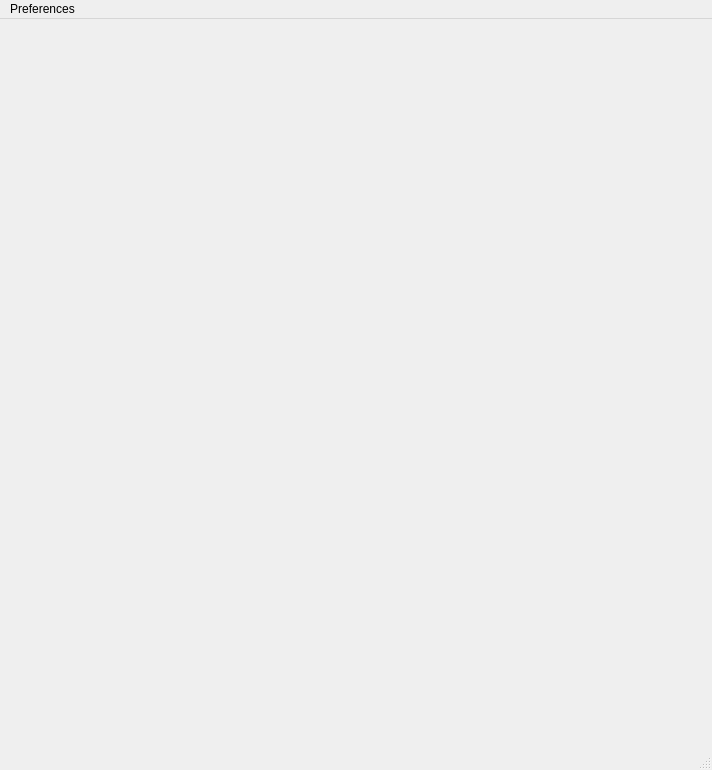
<?xml version="1.0" encoding="UTF-8"?>
<ui version="4.0">
 <class>MainWindow</class>
 <widget class="QMainWindow" name="MainWindow">
  <property name="geometry">
   <rect>
    <x>0</x>
    <y>0</y>
    <width>712</width>
    <height>770</height>
   </rect>
  </property>
  <property name="sizePolicy">
   <sizepolicy hsizetype="Preferred" vsizetype="Preferred">
    <horstretch>0</horstretch>
    <verstretch>0</verstretch>
   </sizepolicy>
  </property>
  <property name="minimumSize">
   <size>
    <width>0</width>
    <height>0</height>
   </size>
  </property>
  <property name="windowTitle">
   <string>PyImageOCT V.0.1.0</string>
  </property>
  <property name="documentMode">
   <bool>false</bool>
  </property>
  <property name="tabShape">
   <enum>QTabWidget::Triangular</enum>
  </property>
  <widget class="QWidget" name="centralWidget">
   <layout class="QGridLayout" name="gridLayout"/>
  </widget>
  <widget class="QStatusBar" name="MainStatusBar">
   <property name="baseSize">
    <size>
     <width>0</width>
     <height>10</height>
    </size>
   </property>
  </widget>
  <widget class="QMenuBar" name="menubar">
   <property name="geometry">
    <rect>
     <x>0</x>
     <y>0</y>
     <width>712</width>
     <height>21</height>
    </rect>
   </property>
   <widget class="QMenu" name="menuPreferences">
    <property name="title">
     <string>Preferences</string>
    </property>
    <addaction name="separator"/>
    <addaction name="actionFile"/>
    <addaction name="separator"/>
    <addaction name="actionAbout"/>
   </widget>
   <addaction name="menuPreferences"/>
  </widget>
  <action name="actionFile">
   <property name="text">
    <string>Settings</string>
   </property>
  </action>
  <action name="actionSpectralRadar">
   <property name="text">
    <string>SpectralRadar</string>
   </property>
  </action>
  <action name="actionDefaults">
   <property name="text">
    <string>Defaults</string>
   </property>
  </action>
  <action name="actionAbout">
   <property name="text">
    <string>About</string>
   </property>
  </action>
 </widget>
 <resources/>
 <connections/>
</ui>
